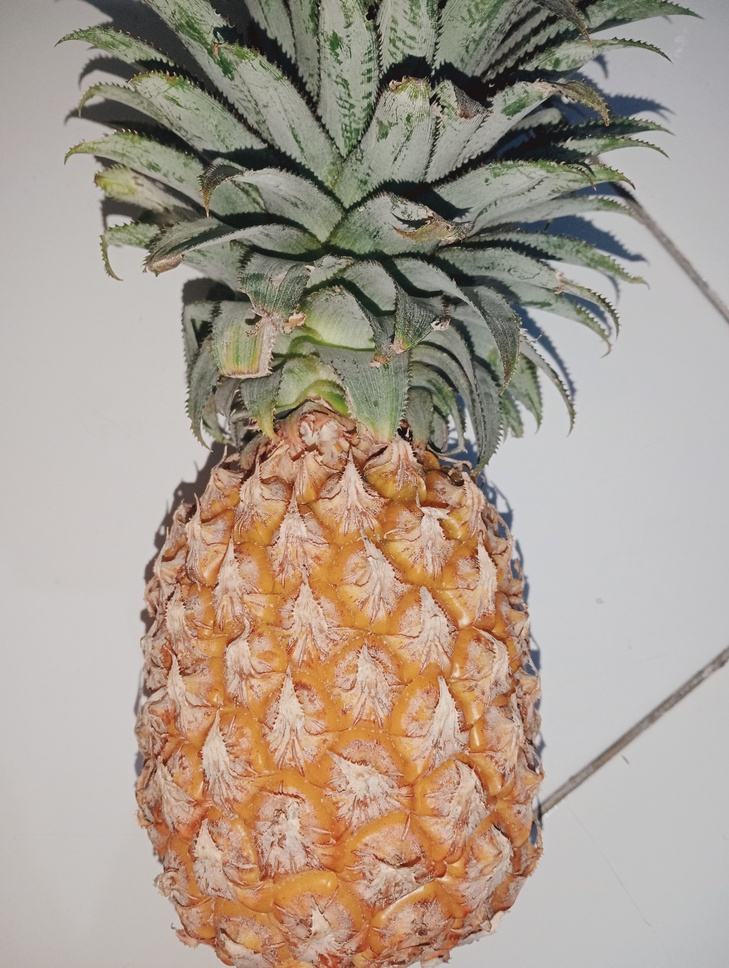
#> input picture pnp.jpg, 729 x 968 px, shrunk from 3072 x 4080 before the run
$ jupyter execute --allow-errors UAS_PCD_202231108.ipynb
#> lines starting #> are read from the running program, lines starting #| are printed output that depends on the picture; after the words box and inside, x2 and y2 are one past the last pixel; in counts of white or black regions, pixels touching at a corner belong together
[cell 1]
import cv2
import numpy as np
import matplotlib.pyplot as plt

[cell 2]
pnp = 'pnp.jpg'

# Membaca gambar dan konversi ke RGB
img_ori1 = cv2.imread(pnp)
#> img_ori1 is the input picture: shape (968, 729, 3); mean B, G, R 141.3, 154.7, 168.2
img_ori2 = cv2.cvtColor(img_ori1, cv2.COLOR_BGR2RGB)

[cell 3]
# Tentukan rentang warna untuk daun dalam RGB
lower_green = np.array([25, 40, 10])
upper_green = np.array([90, 255, 90])
# Tentukan rentang warna untuk buah dalam RGB
lower_yellow = np.array([150, 120, 0])
upper_yellow = np.array([255, 255, 80])

[cell 4]
# Buat maska untuk daun (hijau)
mask_daun = cv2.inRange(img_ori1, lower_green, upper_green)
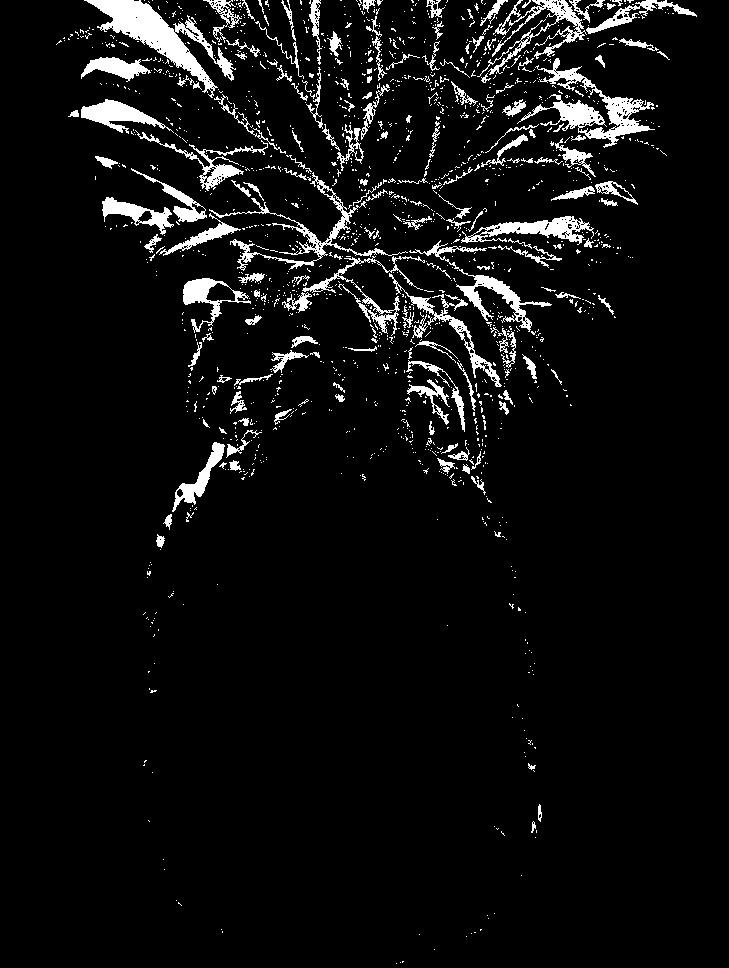
#> mask_daun: shape (968, 729); 6% white; 1498 white regions (1324 under 20 px), largest, box (x1, y1, x2, y2) and area: (84, 0, 236, 98) 4011, (517, 58, 655, 148) 3018, (209, 172, 408, 271) 1826

# Buat maska untuk buah (kuning)
mask_buah = cv2.inRange(img_ori2, lower_yellow, upper_yellow)
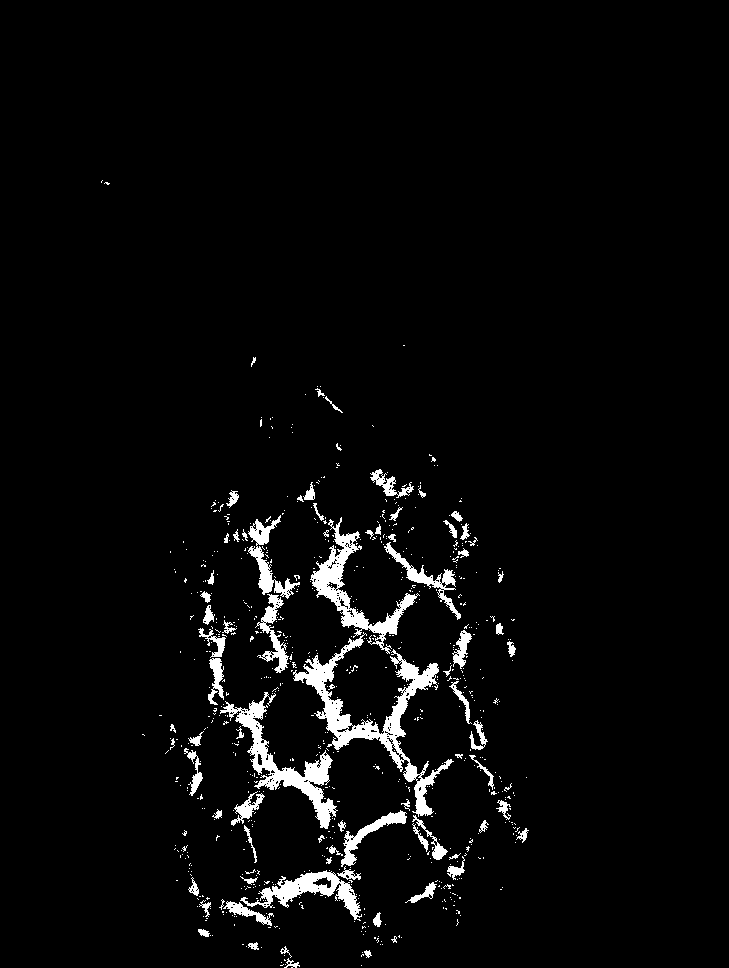
#> mask_buah: shape (968, 729); 3.6% white; 719 white regions (639 under 20 px)

#> (a cell that did not finish here is left out)

[cell 6]
contours_daun, _ = cv2.findContours(mask_daun, cv2.RETR_EXTERNAL, cv2.CHAIN_APPROX_SIMPLE)
#> contours_daun = 1497 contours, 1377 with area under 20; largest, box (x1, y1, x2, y2) and area: (84, 0, 236, 98) 3796, (517, 58, 655, 148) 2694, (461, 216, 594, 245) 1432, (209, 172, 408, 271) 1342, (409, 240, 552, 332) 1296
contours_buah, _ = cv2.findContours(mask_buah, cv2.RETR_EXTERNAL, cv2.CHAIN_APPROX_SIMPLE)
#> contours_buah = 717 contours, 657 with area under 20; largest, box (x1, y1, x2, y2) and area: (293, 632, 454, 817) 4670, (220, 692, 338, 829) 2999, (310, 517, 420, 654) 2655, (240, 870, 362, 921) 1739, (248, 515, 300, 599) 1016

[cell 7]
mask_segmented_daun = np.zeros_like(img_ori1)
mask_segmented_buah = np.zeros_like(img_ori2)

[cell 8]
cv2.drawContours(mask_segmented_daun, contours_daun, -1, (0, 255, 0), thickness=cv2.FILLED)
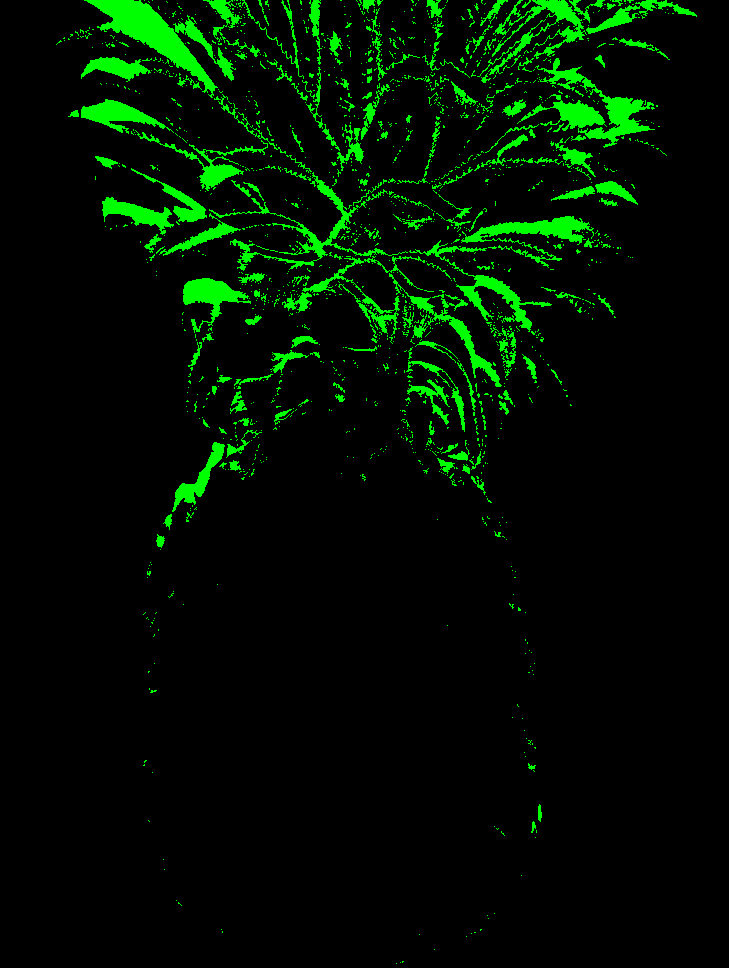
#> mask_segmented_daun: shape (968, 729, 3); mean of channels 0, 1, 2 0, 16.2, 0; drawn as B, G, R
cv2.drawContours(mask_segmented_buah, contours_buah, -1, (255, 255, 0), thickness=cv2.FILLED)
segmented_daun = cv2.bitwise_and(img_ori1, mask_segmented_daun)
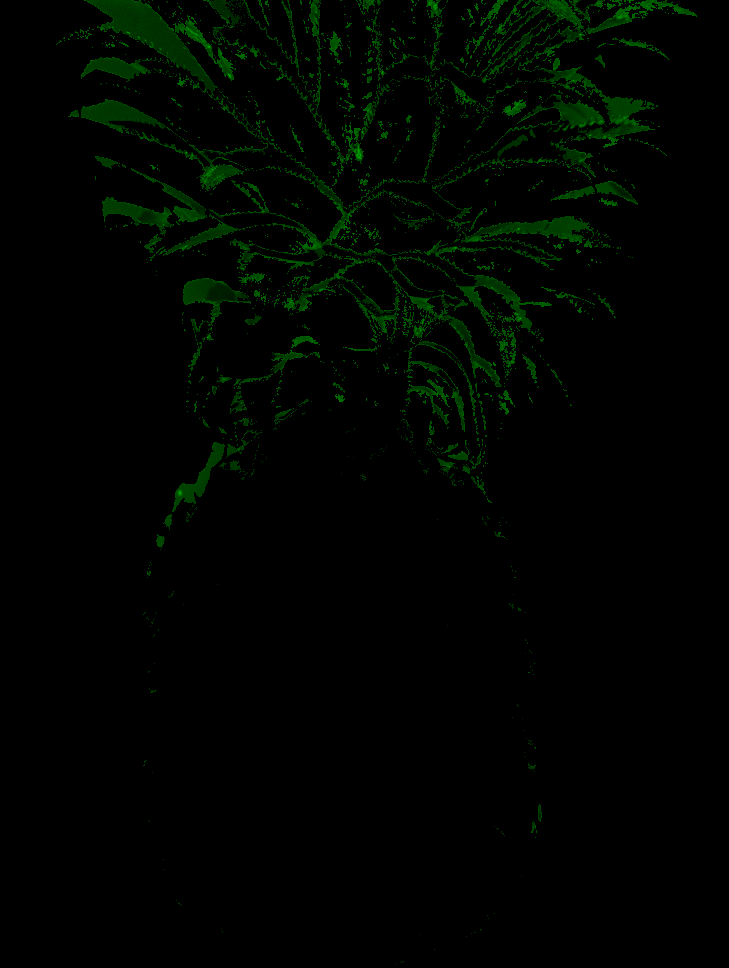
#> segmented_daun: shape (968, 729, 3); mean B, G, R 0, 4.2, 0
segmented_buah = cv2.bitwise_and(img_ori2, mask_segmented_buah)
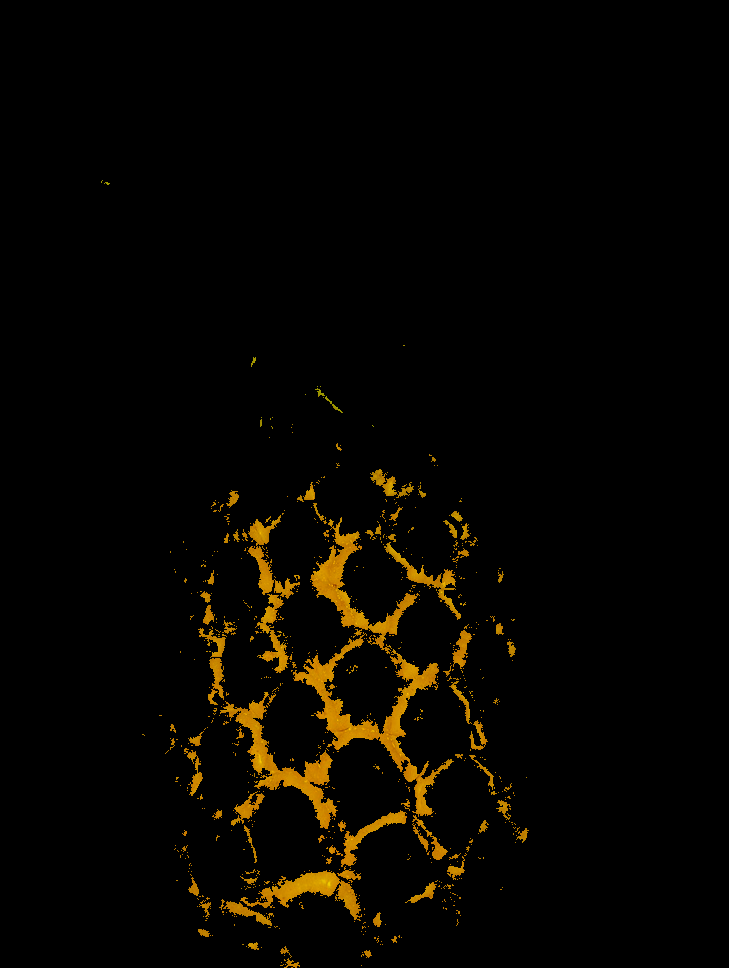
#> segmented_buah: shape (968, 729, 3); mean R, G, B 7.5, 5, 0

[cell 9]
# Menampilkan Output
fig, axs = plt.subplots(2, 2, figsize=(10, 10))

plt.subplot(2, 2, 1)
axs[0, 0].imshow(img_ori2)
axs[0, 0].set_title('Gambar Asli')

plt.subplot(2, 2, 2)
axs[0, 1].imshow(cv2.cvtColor(mask_buah, cv2.COLOR_GRAY2RGB))
axs[0, 1].set_title('Mask nanas')

plt.subplot(2, 2, 3)
axs[1, 0].imshow(segmented_buah)
axs[1, 0].set_title('Segmentasi nanas')

plt.subplot(2, 2, 2)
axs[1, 1].imshow(segmented_daun)
axs[1, 1].set_title('Segmentasi Daun')

plt.tight_layout()
plt.show()
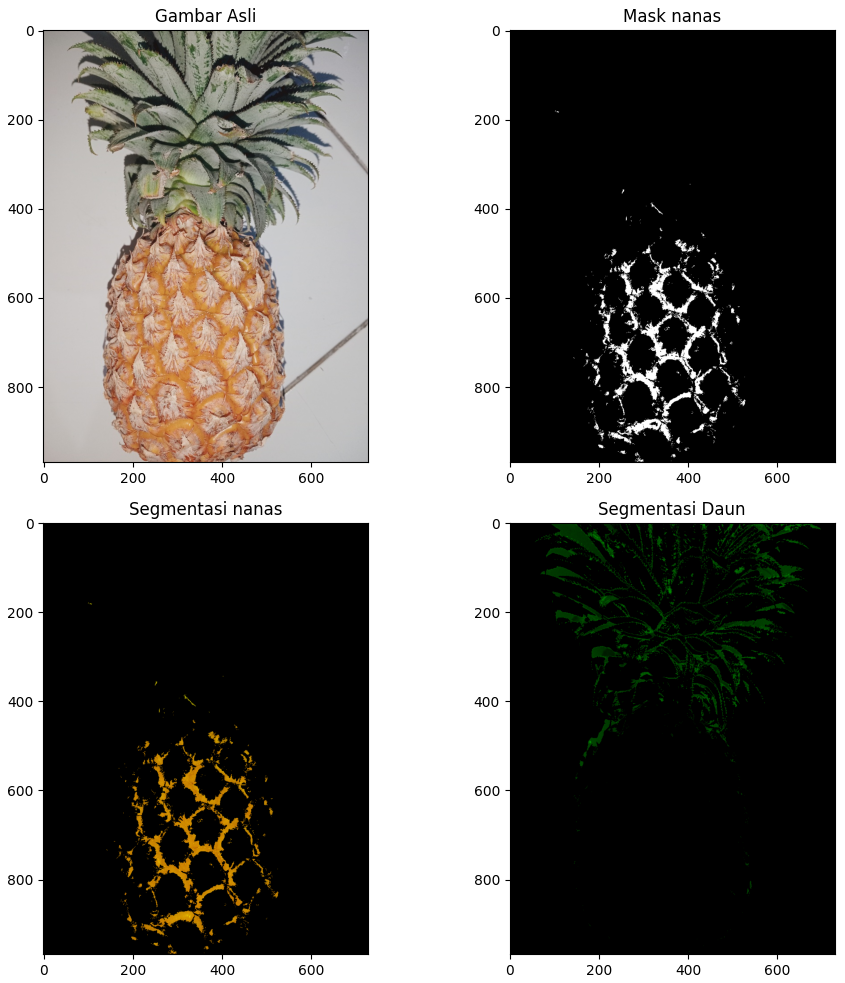
#> figure drawn by matplotlib, 4 panels
